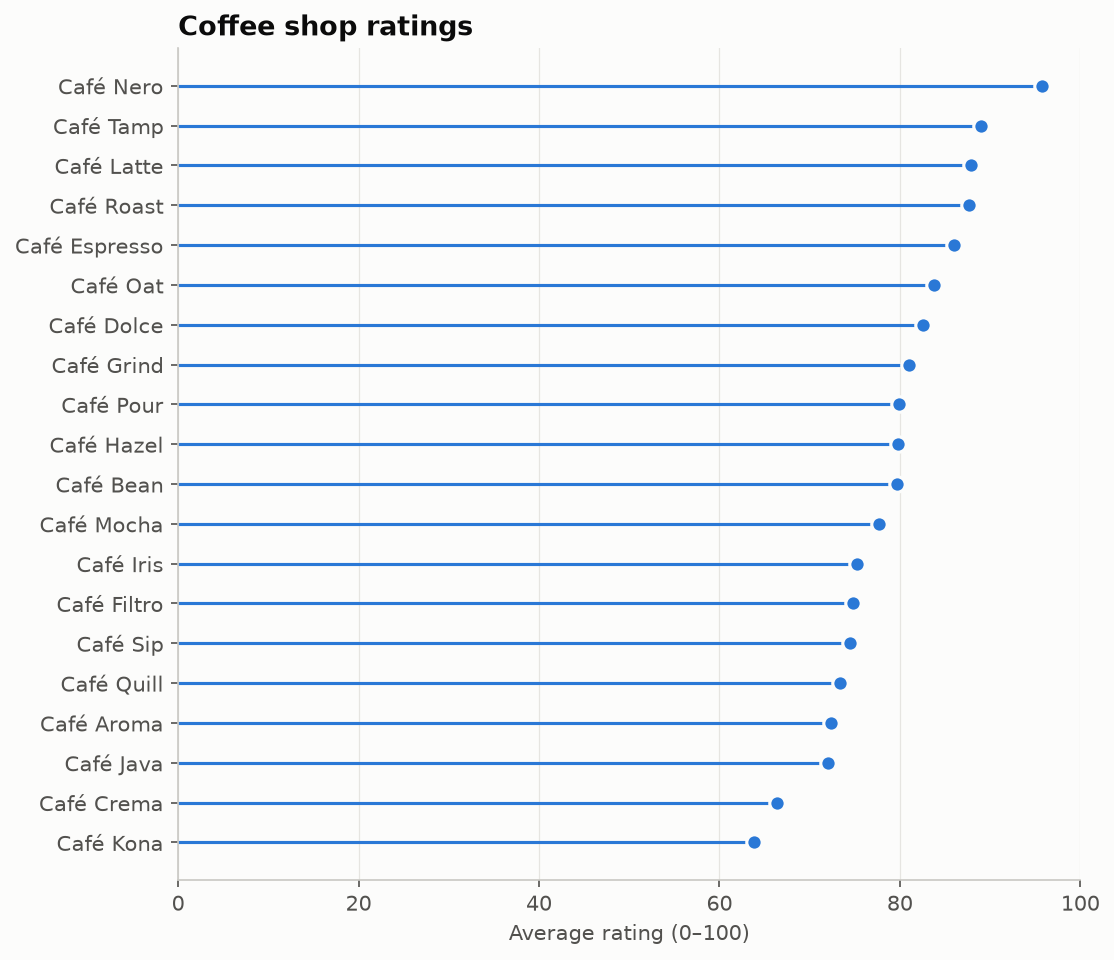

Recreate this plot in Python.
"""
Lollipop Chart  -  family: Ranking

DESIGN PURPOSE
A thin stem with a dot at the value. It encodes the same thing as a bar but
with far less ink, so long rankings look lighter and the endpoints stand out.

WHEN TO USE
  - Show rankings with many items (15–40) where bars would form a heavy block
  - Show values that are all large and similar, where the endpoints matter

AVOID WHEN
  - The axis does not start at zero (the stem length then misleads)
  - There are very few categories (a bar chart is more familiar)

ALTERNATIVES
  - Ordered bar chart
  - Cleveland dot plot

EXAMPLE
Average customer rating (out of 100) for 20 coffee shops.

Run:  python lollipop_ranking.py
"""
import sys
from pathlib import Path

import numpy as np
import pandas as pd
import matplotlib.pyplot as plt

# Library style: categorical colors in fixed order, recessive axes, hairline grid.
PALETTE = ["#2a78d6", "#eb6834", "#1baf7a", "#eda100",
           "#e87ba4", "#008300", "#6250d6", "#e34948"]
SEQ_CMAP = "Blues"      # sequential: one hue, light -> dark
DIV_CMAP = "RdBu_r"     # diverging: two opposite hues, neutral midpoint
GRAY = "#b8b7b1"        # de-emphasised marks
plt.rcParams.update({
    "figure.figsize": (8, 4.8), "figure.dpi": 110, "figure.facecolor": "#fcfcfb",
    "axes.facecolor": "#fcfcfb", "axes.edgecolor": "#c9c8c3", "axes.linewidth": 0.8,
    "axes.spines.top": False, "axes.spines.right": False,
    "axes.grid": True, "grid.color": "#e6e5e1", "grid.linewidth": 0.6, "axes.axisbelow": True,
    "axes.prop_cycle": plt.cycler(color=PALETTE),
    "axes.titlesize": 13, "axes.titleweight": "bold", "axes.titlelocation": "left",
    "axes.labelcolor": "#52514e", "xtick.color": "#52514e", "ytick.color": "#52514e",
    "text.color": "#0b0b0b", "font.size": 10, "lines.linewidth": 2,
    "legend.frameon": False,
})

# --- Example data ------------------------------------------------------------
rng = np.random.default_rng(9)
shops = [f"Café {n}" for n in ["Aroma", "Bean", "Crema", "Dolce", "Espresso", "Filtro", "Grind",
                                "Hazel", "Iris", "Java", "Kona", "Latte", "Mocha", "Nero",
                                "Oat", "Pour", "Quill", "Roast", "Sip", "Tamp"]]
df = pd.DataFrame({"shop": shops, "score": rng.normal(78, 7, 20).clip(55, 97).round(1)})
df = df.sort_values("score").reset_index(drop=True)
df.tail()

# --- Plot --------------------------------------------------------------------
fig, ax = plt.subplots(figsize=(7.5, 6.5))
ax.hlines(df.index, 0, df["score"], color=PALETTE[0], linewidth=1.5)
ax.scatter(df["score"], df.index, s=55, color=PALETTE[0], zorder=3,
           edgecolor="#fcfcfb", linewidth=1.5)
ax.set_yticks(df.index, df["shop"])
ax.set_xlim(0, 100)
ax.set_xlabel("Average rating (0–100)")
ax.set_title("Coffee shop ratings")
ax.grid(axis="y", visible=False)
fig.tight_layout()

# --- Save / show -------------------------------------------------------------
out = Path(__file__).with_name(Path(__file__).stem + ".png")
fig.savefig(out, dpi=150, bbox_inches="tight")
print(f"saved {out}")
if "--no-show" not in sys.argv:
    plt.show()
